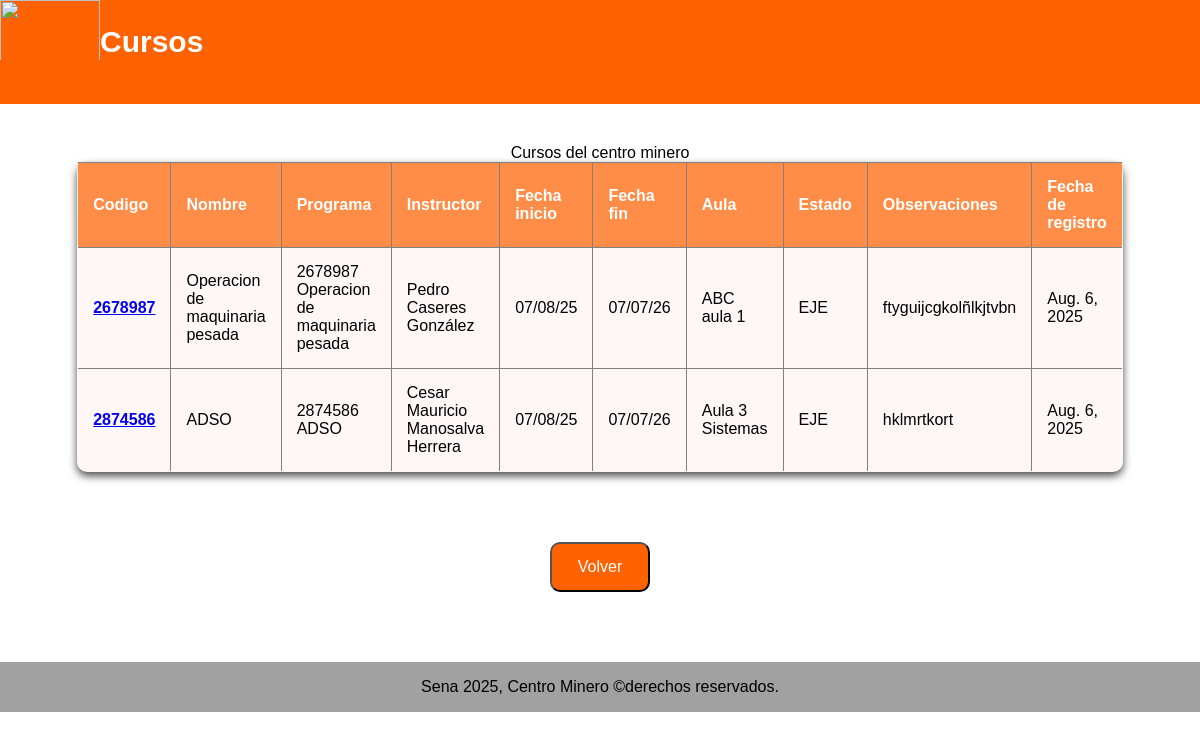
/lista_cursos/, run on the app's committed database.
### aprendices/models.py (models this page shows, shortened)
class Curso(models.Model):
    ESTADO_CHOICES = [
        ('PRO', 'Programado'),
        ('INI', 'Iniciado'),
        ('EJE', 'Ejecución'),
        ('FIN', 'Finalizado'),
        ('CAN', 'Cancelado'),
        ('SUS', 'Suspendido'),
    ]
    codigo = models.CharField(max_length=30,unique=True,verbose_name="Codiogo",)
    nombre = models.CharField(max_length=200,verbose_name="Nombre del curso")
    programa = models.ForeignKey('programas.Programa', on_delete=models.CASCADE, verbose_name='Programa de formación')
    instructor_coordinador = models.ForeignKey('instructores.Instructor',on_delete=models.CASCADE,related_name='cursos_coordinador',verbose_name="Instructor coordinador")
    instructores = models.ManyToManyField('instructores.Instructor',through='InstructorCurso', related_name='cursos_impartidos', verbose_name='Instructores')
    aprendices = models.ManyToManyField(Aprendiz,through='AprendizCurso',related_name='cursos',verbose_name='Aprendices')
    fecha_inicio= models.DateField(verbose_name="Fecha de inicio")
    fecha_fin = models.DateField(verbose_name="Fecha de finalización")
    horario = models.CharField(max_length=100, verbose_name="Horario")
    aula = models.CharField(max_length=50, verbose_name="Aula/Ambiente")
    cupos_maximos = models.PositiveBigIntegerField(verbose_name="Cupos Maximos")
    estado = models.CharField(max_length=3, choices=ESTADO_CHOICES, default='PRO', verbose_name="Estado del curso")
    observaciones = models.TextField(blank=True, null=True, verbose_name="Observaciones")
    fecha_registro = models.DateField(auto_now_add=True, verbose_name="Fecha de registro")
    class Meta:
        verbose_name = "Curso"
        verbose_name_plural = "Cursos"
        ordering = ['-fecha_inicio']

### programas/models.py (models this page shows, shortened)
class Programa(models.Model):
    NIVEL_FORMACION_CHOICES =[
        ('AUX', 'Auxiliar'),
        ('OPE', 'Operario'),
        ('TEC', 'Tecnico'),
        ('TGL', 'Tecnologo'),
        ('ESP', 'Especializacion tecnologica'),
        ('COM', 'Complementario'),
    ]
    MODALIDAD_CHOICES = [
        ('PRE', 'Presencial'),
        ('VIR', 'Virtual'),
        ('MIX', 'Mixta'),
    ]
    ESTADO_CHOICES =[
        ('ACT', 'Activo'),
        ('INA', 'Inactivo'),
        ('SUS', 'Suspendido'),
        ('CAN', 'Cancelado'),
    ]
    codigo = models.CharField(max_length=20, unique=True)
    nombre = models.CharField(max_length=100,)
    nivel_formacion = models.CharField(max_length=3, choices=NIVEL_FORMACION_CHOICES)
    modalidad = models.CharField(max_length=3, choices=MODALIDAD_CHOICES)
    duracion_meses = models.PositiveIntegerField(verbose_name="duracion en meses")
    duracion_horas = models.PositiveIntegerField(verbose_name="Duarcion  en horas")
    descripcion = models.TextField(verbose_name="Descripcion del programa")
    competencias = models.TextField(verbose_name="Competencias del programa")
    perfil_egreso = models.TextField(verbose_name="Perfil de egreso")
    requisitos_ingreso = models.TextField(verbose_name="requisistos para entrar al programa")
    centro_formacion = models.CharField(max_length=200)
    regional = models.CharField(max_length=100)
    estado = models.CharField(max_length=3, choices=ESTADO_CHOICES, default='ACT')
    fecha_creacion = models.DateField(verbose_name="fecha de creacion del programa")
    fecha_registro = models.DateField(verbose_name="fecha de registro")
    def __str__(self):
        return f"{self.codigo} {self.nombre}"

### instructores/models.py (models this page shows, shortened)
class Instructor(models.Model):
    TIPO_DOCUMENTO_CHOICES = [
        ('CC','cedula de ciudania'),
        ('CE', 'cedula de extranjeria'),
        ('TI', 'Tarjeta de identidad'),
        ('PAS','pasaporte'),
    ]
    NIVEL_EDUCATIVO_CHOICES = [
        ('TEC','Tecnico'),
        ('TGL', 'Tecnologo'),
        ('PRE', 'Pregrado'),
        ('ESP', 'Especialización'),
        ('MAE', 'Maestria'),
        ('DOC', 'Doctorado'),
    ]
    documento_identidad = models.CharField(max_length=20, unique = True)
    tipo_documento = models.CharField(max_length=3, choices=TIPO_DOCUMENTO_CHOICES, default='CC')
    nombre = models.CharField(max_length=100)
    apellido = models.CharField(max_length=100)
    telefono = models.CharField(max_length=15)
    correo = models.EmailField(max_length=50)
    fecha_nacimiento = models.DateField(null=True)
    ciudad = models.CharField(max_length=50)
    direccion = models.CharField(max_length=30, null=True)
    nivel_educativo = models.CharField(max_length=3, choices=NIVEL_EDUCATIVO_CHOICES, default='MAE')
    especialidad = models.CharField(max_length=50)
    años_experiencia = models.CharField(max_length=4)
    activo = models.BooleanField(default=True)
    fecha_vinculacion = models.DateField(null=True)
    def __str__(self):
        return f"{self.nombre} {self.apellido}"

### aprendices/views.py (the view)
# urls.py: path('lista_cursos/', views.lista_cursos, name='lista_cursos'),
def lista_cursos (request):
    cursos = Curso.objects.all().order_by('-fecha_inicio')
    template =loader.get_template('lista_cursos.html')
    context ={
        'lista_cursos' : cursos,
        'total_cursos' : cursos.count(),
        'titulo' : 'Lista de cursos'
    }
    return HttpResponse(template.render(context, request))

### aprendices/templates/lista_cursos.html (shortened to what this page needs)
<html lang="es">
<head>
</head>
<body>
    <nav>
        <img src="https://www.thearchipielagopress.co/wp-content/uploads/2020/10/sena-1800.jpg" alt="" class="sena-img">
        <div><h1 class="titulo-nav">Cursos</h1></div>
    </nav>
    <table border="1" cellspacing="0" cellpadding="7">
        <caption>Cursos del centro minero</caption>
        <thead>
            <tr>
                <th>Codigo</th>
                <th>Nombre</th>
                <th>Programa</th>
                <th>Instructor</th>
                <th>Fecha inicio</th>
                <th>Fecha fin</th>
                <th>Aula</th>
                <th>Estado</th>
                <th>Observaciones</th>
                <th>Fecha de registro</th>
            </tr>
        </thead>
        <tbody>
            {% for i in lista_cursos %}
            <tr>
                <td><a href="/lista_cursos/curso/{{ i.id }}"><strong>{{ i.codigo }}</strong></a></td>
                <td>{{ i.nombre }}</td>
                <td>{{ i.programa }}</td>
                <td>{{ i.instructor_coordinador }}</td>
                <td>{{ i.fecha_inicio|date:"d/m/y" }}</td>
                <td>{{ i.fecha_fin|date:"d/m/y" }}</td>
                <td>{{ i.aula }}</td>
                <td>{{ i.estado }}</td>
                <td>{{ i.observaciones }}</td>
                <td>{{ i.fecha_registro }}</td>
            </tr>
            {% endfor %}
        </tbody>
    </table>
    <a href="/"><button>Volver</button></a>
    <footer>Sena 2025, Centro Minero ©derechos reservados.</footer>
</body>
</html>

### aprendices/templates/lista_cursos.html (style rules this page uses)
body { padding: 0; margin: 0; font-family: Arial, Helvetica, sans-serif; text-align: center; }
table { width: 60%; margin: 40px auto; border-collapse: collapse; box-shadow: 0 4px 8px rgba(0, 0, 0, 0.705); background-color: rgb(255, 246, 246); border-radius: 10px; overflow: hidden; }
th, td { padding: 15px; text-align: left; }
th { background-color: #ff8d47; color: white; font-weight: bold; }
.sena-img { height: 150px; width: 100px; max-height: 60px; }
nav { background-color: #ff6200; display: flex; padding-bottom: 20px ; }
.titulo-nav { color: white; }
div { background-color: #ff6200; font-size: 20px; }
button { align-items: center; cursor: pointer; background-color: #ff6200; text-align: center; color: white; height: 50px; width: 100px; border-radius: 10px; display: inline-block; margin: 30px; text-decoration: none; font-size: medium; }
footer { display: flex; background-color: #A1A1A1; align-items: center; justify-content: center; height: 50px; margin-top: 40px; }

### data on the page
Curso: codigo "2678987", nombre "Operacion de maquinaria pesada", programa "2678987 Operacion de maquinaria pesada", instructor_coordinador "Pedro Caseres González", fecha_inicio "07/08/25", fecha_fin "07/07/26", aula "ABC aula 1", estado "EJE", observaciones "ftyguijcgkolñlkjtvbn", fecha_registro "Aug. 6, 2025"
Curso: codigo "2874586", nombre "ADSO", programa "2874586 ADSO", instructor_coordinador "Cesar Mauricio Manosalva Herrera", fecha_inicio "07/08/25", fecha_fin "07/07/26", aula "Aula 3 Sistemas", estado "EJE", observaciones "hklmrtkort", fecha_registro "Aug. 6, 2025"
